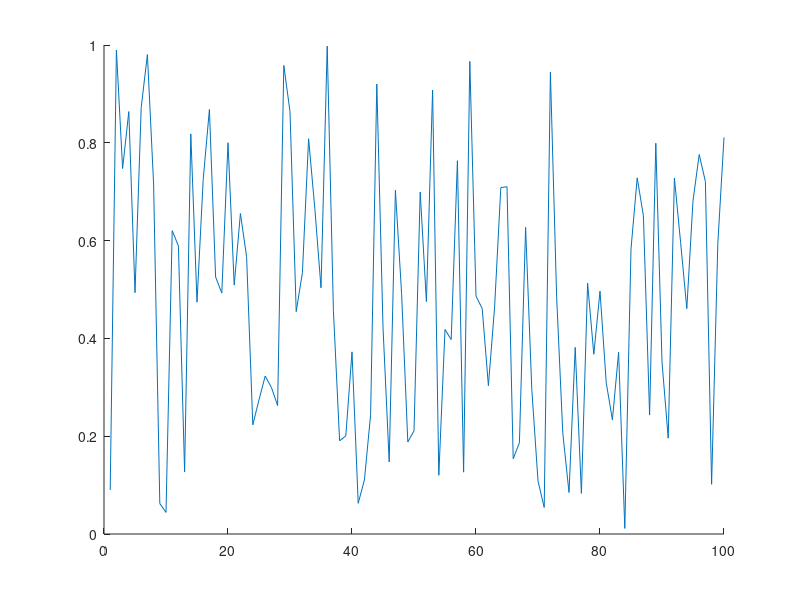

The MATLAB source for this figure: (Note: this script raises an error after producing the figure.)
clc
close all
clear

if isfolder('pics') == 0
    mkdir('pics')
end

x = 1:100;
y = rand(100,1);
idxmin = find(y == max(y));
idxmax = find(y == min(y));
txt = ['\leftarrow y = ',int2str(max(y))];
hold on
plot(x,y)
plot(x,y,'o','MarkerIndices',[idxmin idxmax],'MarkerFaceColor','red','MarkerSize',5)
t = text(idxmax,y(idxmax),txt);
t.Color = [153/255 153/255 255/255];
hold off
legend('random plot [0:1]');
print -dpng ./pics/test.png
close
%% testing plot function
clc

x = [0:0.01:2*pi];
y = sin(x);
yCmp = cos(x);
string = 'My test plot';
p_title = 'test_print';
t="";

% test = myplot(x,y,string,p_title);
test2 = superplot(x,y,'plotName',"My super plot",'figureName',"super_plot");
test3 = superplot(x,y,'cmpYLegend',"cos(x)",'figureName',"cosxVsSinx",'cmpY',yCmp,'yLegend',"sin(x)",'yName',"Amplitude",'xName',"Samples NOT normalized to 2\pi", ...
    'plotName',"Plotting cos(x) against sin(x)");
close(test2);
close(test3);
test4 = superplot(x,y);

testV = ones(1,1);
testV(2) = 5;

%% testing MER loop
% clear
clc
close all
clear

idx = 1;
for i = 0:200
    if ( rem((i-1)/4,1)==0 )
        validLen(idx) = i;
        idx = idx+1;
    end
end

% Constants are double-precision by default; N=85 found nothing
vec = [85 105];

% for im
    
% for i = vec(1):0.01:vec(1)
%     fprintf("i is %d coefficients\n",i);
% end
    
% for i = 0:2:10
%     fprintf("i SHOULD be EVEN and is %d\n",i);
% end

%coefficients have to be even and divisible by span w/no remainder LOOK
%INTO THIS
%beta MUST be greater than 0
[MER_out, betaTX_out, betaRCV_out, coeff_out] = MER_opt('Nsps',4,'numCoeffs',vec,'betaTX',[0.1 0.0001 0.2],'betaRCV',[0.1 0.0001 0.2],'MER',50);
% [MER_out, betaTX_out, betaRCV_out, coeff_out] = MER_opt('Nsps',4,'numCoeffs',[25 77],'betaTX',[.01 0.01 .16],'betaRCV',[0.12 0.01 0.34],'MER',40);

% last = find(~MER_out,1);
fileID = fopen('GSM_parameters.txt','w');
cBeta = char(hex2dec('03b2'));
fprintf(fileID,'%10s %10s %10s %10s\r\n','MER', 'betaTX', 'betaRCV', 'length');
% A = [MER_out(1:last-1); betaTX_out(1:last-1); betaRCV_out(1:last-1); coeff_out(1:last-1)];
A = [MER_out; betaTX_out; betaRCV_out; coeff_out];
fprintf(fileID,'%10.6f %10.6f %10.6f %8.0f\r\n',A);
fclose(fileID);

% c_idx = find(coeff_out==121);
% max_121 = max(MER_out(c_idx(1):c_idx(end)));
% desired_121 = find(MER_out>=54.0679);

DONE = ones(10,1);
finish = sum(DONE(1:5));

%% MER calc
% clc
% clear all
% close all
% den = [-0.001473028462308   0.005666223150735  -0.019416661964618  -0.041188246018261   0.083990599017613  -0.169565530125065   0.900837427479342 ...
%     0.311842632473442  -0.140969388867244   0.099871376920441  -0.088049305611010   0.023834632003521  -0.009447343197004   0.002953619390284]
% 
% pk = 0.99924965776672958;
% 
% 10*log10(pk^2/sum(den.^2));

%% Measuring OOB requirements
clear 
close all
clc
cBeta = char(hex2dec('03b2'));

format long
% window designer from 0 to pi
% load('KaisWin.mat');
% load('windowKais101.mat');

% fileID = fopen('GSM_parameters_89-121_B1-0.001-2.txt'); %89-121.txt
% fileID = fopen('GSM_parameters_73-81.txt'); %73-81.txt
fileID = fopen('GSM_parameters_85-105_B1-0.0001-2.txt'); %85-105_B1-0.0001-2.txt
formatSpec = '%s';
N = 4;
C_text = textscan(fileID,formatSpec,N);
C_data0 = textscan(fileID,'%f %f %f %f');
fclose(fileID);


fileID = fopen('MOAP.txt','A');
cBeta = char(hex2dec('03b2'));
% ********************** Comment this out after first run ***********
% fprintf(fileID,'%10s %10s %10s %10s %10s %10s %10s %10s %10s %10s \r\n','MER', 'betaTX', 'betaRCV', 'length', 'idx TX & RCV', 'OB1', 'OB2', 'OB3','b Kaiser','weight');

vTX_B=C_data0{1,2}.'; vRCV_B=C_data0{1,3}.'; vLen=C_data0{1,4}.';
% idx_89=find(vLen==89); idx_93=find(vLen==93); idx_97=find(vLen==97); idx_101=find(vLen==101); idx_109=find(vLen==109);  %89-121.txt
% idx_73=find(vLen==73); idx_81=find(vLen==93); idx_97=find(vLen==97); idx_101=find(vLen==101); idx_109=find(vLen==109);  %73-81.txt
idx_85=find(vLen==85); idx_89=find(vLen==89); idx_93=find(vLen==93); idx_97=find(vLen==97); idx_101=find(vLen==101); idx_109=find(vLen==109);  %85-105_B1-0.0001-2.txt

% #TX&RCV length; RCV rolloff here
% beta = 0.146600;  %trial 1
% N = 65;
% beta = 0.116400;    %trial 2
% N = 73;
% beta = 0.144400;   %trial 3
% N = 121;
% beta_Rcv = 0.188000;     %trial 18 i stop counting bruh
% N = 101;
% beta_Rcv = vRCV_B;     %trial 18 i stop counting bruh
% N = 93;


% digital angular frequency, w (rads/sample)
% w = [0:0.001:1000]/1000*pi; %0-0.5
w = [0:0.001:2000]/1000*pi; %one whole cycle

N = 89;
Nsps = 4;
span = (N-1)/4;
for bk = 0:0.01:1
% for bk = 0.3:0.1:0.3
% for bk = 0:0.01:2
% for bk = 1:1
% for bk = 2:0.1:2
    for idx_TXnRCV = idx_89(1):(idx_89(end))
%     for idx_TXnRCV = idx_93(4):(idx_93(5))
%     for idx_TXnRCV = idx_97(1):(idx_97(1))
%     for idx_TXnRCV = 505:513
        b_nom = vTX_B(idx_TXnRCV);
        beta_Rcv = vRCV_B(idx_TXnRCV);
        GSM = rcosdesign(beta_Rcv,span,Nsps);
        wn = kaiser(length(GSM), bk);
%         wn = WinKaiser;
%         h_TX = GSM.*wn.';
        h_TX = rcosdesign(b_nom,span,Nsps).*wn.';
        h_GSM = GSM;

        % SRRC is a square root nyquist filter; firpm also
        % creates a sqrt nyquist filter
        M=N-1; Nsps=4; span=M/Nsps;
        fc=1/2/Nsps; fp=(1-b_nom)*fc; fs=(1+b_nom)*fc;
        fb = [0 fp fc fc fs .5]*2;
        a = [1 1 1/sqrt(2) 1/sqrt(2) 0 0];
        % wght vector needs to 2.4535 for passband
        wght = [2.4535 1 20];   %10 for N=97; 20 for N=91-89; 40 for N>90
        h_pps = firpm(M,fb,a,wght);

        % window
        h_pps = h_pps.*wn.';
    %     h_pps = h_pps;

        % estimate order of SR Nyquist filter | ford=fb(2:end-1);aord=[1 1/sqrt(2) 0];sb=10^(-58/20);dev=[sb 0.02 sb];M_est=firpmord(ford,aord,dev);
        H_srrc = freqz(h_TX,1,w); H_pps = freqz(h_pps,1,w);

        % mag_H = 20*log10(abs(H));
        sam_r8 = 6.25;
        mag_H = 20*log10(abs(H_pps));
        bb_bnd=(1+.12)/2/Nsps; OB1_bnd=bb_bnd+(.22/sam_r8); OB2_bnd=OB1_bnd+(1.53/sam_r8); OB3_bnd=OB2_bnd+(1.75/sam_r8);
        baseband_ind = find( w/2/pi <= bb_bnd);
        OB1_ind = find(w/2/pi>bb_bnd & w/2/pi<=OB1_bnd);
        OB2_ind = find(w/2/pi > OB1_bnd & w/2/pi <= OB2_bnd);
        OB3_ind = find(w/2/pi > OB2_bnd & w/2/pi <= OB3_bnd);

        conv2mW = @(x) 10.^(x/20);
        conv2dBm =  @(x) 20.*log10(x);

        % For power, do i need to account for limits of SA
        spec_mW = sum(conv2mW(mag_H));
        bb_mW = sum(conv2mW(mag_H(baseband_ind(1):baseband_ind(end))));
        OB1_mW = sum(conv2mW(mag_H(OB1_ind(1):OB1_ind(end))));
        OB2_mW = sum(conv2mW(mag_H(OB2_ind(1):OB2_ind(end))));
        OB3_mW = sum(conv2mW(mag_H(OB3_ind(1):OB3_ind(end))));

        spec_dBm = conv2dBm(spec_mW);
        bb_dBm = conv2dBm(bb_mW);
        OB1_dBm = conv2dBm(OB1_mW);
        OB2_dBm = conv2dBm(OB2_mW);
        OB3_dBm = conv2dBm(OB3_mW);

        OB1_58 = bb_dBm-OB1_dBm;
        OB2_60 = bb_dBm-OB2_dBm;
        OB3_63 = bb_dBm-OB3_dBm;

        % can cascade firpm sqrt w/srrc, center coeff
        % isn't one BUT even symmetric
        cascade = conv(h_pps,GSM);
        cascade_SRRC = conv(GSM,GSM);

        num = cascade(N);
        den = zeros(floor(length(cascade)/Nsps),1);
        idx = 1;
        cnt = 0;
        for i = 1:length(cascade)
            if cnt == 0 && i ~= N
                den(idx) = cascade(i);
                cnt = cnt + 1;
                idx = idx + 1;
            elseif cnt >= Nsps-1
                cnt = 0;
            else
                cnt = cnt + 1;
            end
        end
        MER_theo = 10*log10( num^2/sum(den.^2) );
%         future considerations append to txtfile
        if OB1_58 > 58 && OB2_60 > 60 && OB3_63 > 63 && MER_theo >= 40
            fprintf("\n*************MET SPEC*************************\n");
            fprintf("TX's %s: %1.4f | RCV's %s: %1.4f | idx TX & RCV: %d\n",cBeta,b_nom,cBeta,beta_Rcv,idx_TXnRCV);
            fprintf("OB1: %2.6f | OB2: %2.6f | OB3: %2.6f | MER: %2.6f | Bk: %2.4f | Beta nominal: %2.4f | \n",OB1_58,OB2_60,OB3_63,MER_theo,bk, b_nom);
            fprintf("baseband bnd frequency: %2.4f | OB1 bnd frequency: %2.4f | OB2 bnd frequency: %2.4f | OB3 bnd frequency: %2.4f |\n", bb_bnd, OB1_bnd, OB2_bnd, OB3_bnd);
            fprintf("weight: ");disp(wght);
%             fprintf('MER', 'betaTX', 'betaRCV', 'length', 'idx TX & RCV', 'OB1', 'OB2', 'OB3','beta Kaiser','weight');
            A=[MER_theo, b_nom, beta_Rcv, N, idx_TXnRCV, OB1_58, OB2_60, OB3_63, bk, wght(3)];
            fprintf(fileID,'%10.6f %10.6f %10.6f %10d %10d %10.6f %10.6f %10.6f %10.6f %10d \r\n',A);
        end
    end
end
fclose(fileID);

TX_MR = superplot(w/2/pi,20*log10(abs(H_pps)),'plotName',"Magnitude Response of PPS",'figureName',"PracticalPSResp",'yName',"Magnitude (dB)",...
    'xName',"Frequency (cycles/sample)",'yLegend',"SQRT FIRPM",'cmpY',20*log10(abs(H_srrc)),'cmpYLegend',"SRRC",...
    'plotAxis',[0 w(end)/2/pi -150 10]);
hold on
% OOB requirement 1
plot([bb_bnd bb_bnd],[-200 -58],'--k');
plot([bb_bnd OB1_bnd],[-58 -58],'--k');
plot([OB1_bnd OB1_bnd],[-200 -58],'--k');
% OOB requirement 2
plot([OB1_bnd OB1_bnd],[-200 -60],':R');
plot([OB1_bnd OB2_bnd],[-60 -60],':R');
plot([OB2_bnd OB2_bnd],[-200 -60],':R');
% OOB requirement 3
plot([OB2_bnd OB2_bnd],[-200 -63],'g');
plot([OB2_bnd OB3_bnd],[-63 -63],'g');
plot([OB3_bnd OB3_bnd],[-200 -63],'g');
legend('Sqrt firpm','SRRC','OB1','OB1','OB1','OB2','OB2','OB2','OB3','OB3','OB3');
hold off
location = strcat('./pics/','PracticalPSResp','.png');
print(TX_MR, '-dpng', location);
% close(TX_MR);

% scale desired coefficients
maxi = sum(abs(h_pps));
scaling = (1-2^-17)/maxi;

h_pps_1s17= round(h_pps*scaling*2^17);
if sum(abs(h_pps_1s17/2^17) > 1-2^-17)
    fprintf("Error need to scaled down h_pps more\n");
    return
end

h_pps_coeffs = unique(h_pps_1s17,'stable');


%% Test cascade
clear 
% close all
clc

coeff = 65;
Nsps = 4;
beta_Rcv = 0.146600;

span = (coeff-1)/Nsps;
rcv = rcosdesign(beta_Rcv, span, Nsps);

% SR Nyquist filter
bb = 2.0; spans = 25;
M = coeff-1;
fc = 1/(2*Nsps);fp=(1-.12)*fc; fs=(1+.12)*fc;
fb = [0 fp fc fc fs .5]*2;
a = [1 1 1/sqrt(2) 1/sqrt(2) 0 0];
wght = [2.4535 1 1];
h_pps=firpm(M,fb,a,wght);
w = [0:0.001:1000]/1000*pi;
wnNorm=kaiser(coeff,2.0);
wnGr=kaiser(coeff,3);
wnLT=kaiser(coeff,1);

H_pps = freqz(h_pps,1,w);
H_ppsGrBk=freqz( conv(h_pps,wnGr),1,w );
H_ppsNormBk=freqz( conv(h_pps,wnNorm),1,w );
H_ppsLTBk=freqz( conv(h_pps,wnLT),1,w );

figName="PPS_with_65coeffs";
pps_plot = superplot(w/2/pi,20*log10(abs(H_pps)),'cmpY',20*log10(H_ppsNormBk),'figureName',figName,...
    'plotAxis',[0 0.5 -100 40]);
hold on
plot(w/2/pi,20*log10(abs(H_ppsGrBk)),"-.g");
plot(w/2/pi,20*log10(abs(H_ppsLTBk)),"--m");
legend('beta=0','beta=2.0','beta=3','beta=1');
hold off
location = strcat('./pics/',figName,'.png');
print(pps_plot, '-dpng', location);

% Too much theory to figure out MER for LPF

%% Test PPS_opt
% clc
% clear 
% close all
% 
% % Constants are double-precision by default
% vec = [65 129];
% 
% [MER_out, betaTX_out, betaRCV_out, coeff_out, betaKais_out] = PPS_opt('Nsps',4,...
%     'numCoeffs',vec,'betaTX',[0 0.001 0.2],'betaRCV',[0.12 0.01 0.12],'MER',40,'betaKais',[0 0.01 10]);

%% File IO
clear all
close all
clc

fileID = fopen('GSM_parameters_SRRC.txt');
formatSpec = '%s';
N = 4;
C_text = textscan(fileID,formatSpec,N);
C_data0 = textscan(fileID,'%f %f %f %f');
fclose(fileID);

%% Designing polyphase filter
clear;close all;clc; load('validLen.mat');

beta_Rcv=0.12; N=21; Nsps=4; span=(N-1)/4;

% rcv = rcosdesign(beta,span, Nsps);
load('rcv.mat');
worse_case_output = sum(abs(rcv));
scaling = (1-2^-17)/worse_case_output;
rcv_1s17=round( rcv*scaling*2^17 );tx=rcv;

sym_mults=round(length(rcv)/2);
poly_mults=sym_mults/Nsps;

%% Testing roll off cascaded
clc; clear; close all;

N=41; Nsps=4; span=(N-1)/4;

rcv = rcosdesign(0.1,span, Nsps); tx = rcosdesign(0.08,span, Nsps);
cascade=conv(rcv,tx);

figure(1);
hold on
title('Different beta');
stem(1:N,rcv);
stem(1:N,tx)
stem(1:2*N-1,cascade);
legend('RCV','TX','Cascade'); grid;
hold off

figure(2);
hold on
title('Same beta');
stem(1:N,rcv);
stem(1:2*N-1,conv(rcv,rcv));
legend('RCV','Cascade'); grid;
hold off

% SRRC is a square root nyquist filter; firpm also
% creates a sqrt nyquist filter
M=N-1; Nsps=4; span=M/Nsps; b_nom=0.1;
fc=1/2/Nsps; fp=(1-b_nom)*fc; fs=(1+b_nom)*fc;
fb = [0 fp fc fc fs .5]*2;
a = [1 1 1/sqrt(2) 1/sqrt(2) 0 0];
% wght vector needs to 2.4535 for passband
wght = [2.4535 1 1];
tx_pm = firpm(M,fb,a,wght);
cascade_pm = conv(tx_pm,rcv);
cascade_rcv = conv(rcv,rcv);

figure(3);
subplot(2,1,1);
hold on
stem(1:N,tx_pm);
stem(1:2*N-1,cascade_pm);
title('firpm');
hold off
subplot(2,1,2);
hold on
stem(1:N,rcv);
stem(1:2*N-1,cascade_rcv);
title('traditional RC');
hold off
% legend('RCV','TX','Cascade'); grid;

figure(4)
stem(1:31,rcosdesign(0.25,(31-1)/4,4));

%% Polyphase Time-SHaring Decimator design
clear
clc
format longG
srrc = round(rcosdesign(0.2,(93-1)/4,4).'*2^17);

N=93;
a_sym_mults = round(N/2);
a_poly_mults = round(a_sym_mults/4);
a_time_share_mults = round(a_poly_mults/4); % use 4x faster clk to do operation

out_ds = zeros(N,N); out_ds(1,1)=1;

% let row=sample & col=y_ds
for row=1:N
    for col=1:N
%         fprintf("row: %d | col: %d | val: %d\n",row,col,row*col);
%         out_ds(row,col)=row*col;
        if row==col&&col==1
%             fprintf("row: %d | col: %d | val: %d\n",row,col,1);
            out_ds(row,col)=row*col;
        elseif col==1&&row~=1
%             fprintf("row: %d | col: %d | val: %d\n",row,col,out_ds(row-1,col)+1);
            out_ds(row,col)=out_ds(row-1,col)+1;
        else
%             fprintf("row: %d | col: %d | val: %d\n",row,col,out_ds(row,col-1)-1);
                if out_ds(row,col-1)-1>0
                    out_ds(row,col)=out_ds(row,col-1)-1;
                else
                    out_ds(row,col)=0;
                end
        end
    end
end

for row=1:N
    for col=1:N
        if out_ds(row,col)==0 || out_ds(row,col)>round(N/2)
            N=N;
        elseif out_ds(row,col)==1
            fprintf("y%dh%d\n",col,out_ds(row,col));
        else
            fprintf("y%dh%d ",col,out_ds(row,col));
        end
    end
end

%% Test append
fileID = fopen('append.txt','A');
cBeta = char(hex2dec('03b2'));
fprintf(fileID,'%10s %10s %10s %10s\r\n','MER', 'betaTX', 'betaRCV', 'length');
% A = [MER_out(1:last-1); betaTX_out(1:last-1); betaRCV_out(1:last-1); coeff_out(1:last-1)];
MER_out=[1 2 3 4]; betaTX_out=1:4; betaRCV_out=1:4; coeff_out=1:4;
A = [MER_out; betaTX_out; betaRCV_out; coeff_out];
for i=1:4
    fprintf(fileID,'%10.6f %10.6f %10.6f %8.0f\r\n',A(i,i));
end
fclose(fileID);
